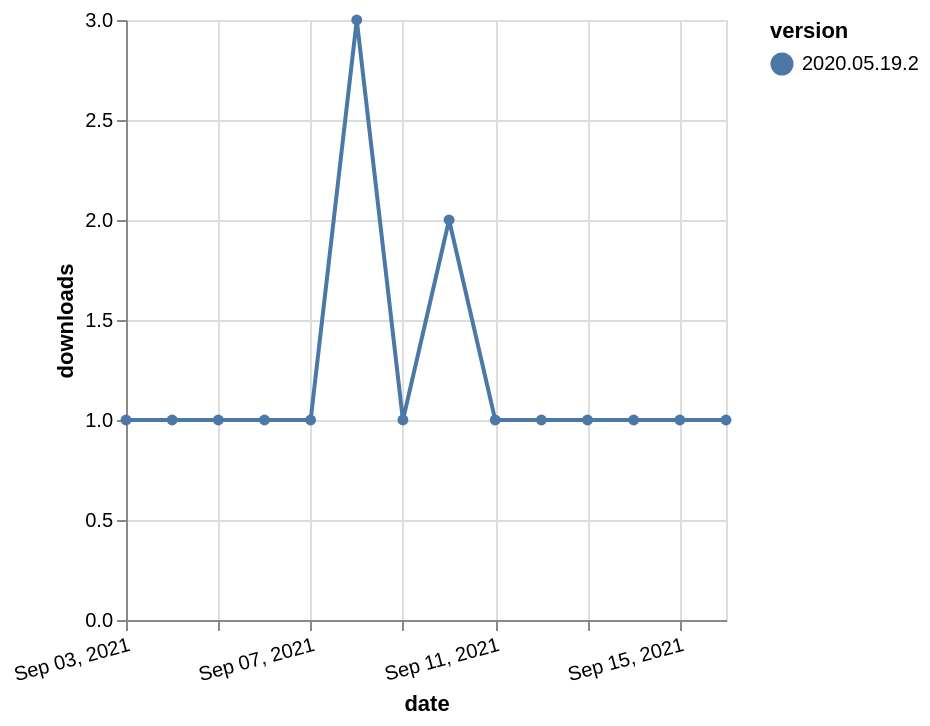

Specify this chart in Vega-Lite:
### Vega-Lite specification from a JSON file in a GitHub repository (floating-point values rounded to 4 significant figures)
{"$schema": "https://vega.github.io/schema/vega-lite/v5.json", "description": "A simple bar chart with embedded data.", "data": {"values": [{"date": "2021-09-03", "total": 827, "delta": 1, "version": "2020.05.19.2"}, {"date": "2021-09-04", "total": 828, "delta": 1, "version": "2020.05.19.2"}, {"date": "2021-09-05", "total": 829, "delta": 1, "version": "2020.05.19.2"}, {"date": "2021-09-06", "total": 830, "delta": 1, "version": "2020.05.19.2"}, {"date": "2021-09-07", "total": 831, "delta": 1, "version": "2020.05.19.2"}, {"date": "2021-09-08", "total": 834, "delta": 3, "version": "2020.05.19.2"}, {"date": "2021-09-09", "total": 835, "delta": 1, "version": "2020.05.19.2"}, {"date": "2021-09-10", "total": 837, "delta": 2, "version": "2020.05.19.2"}, {"date": "2021-09-11", "total": 838, "delta": 1, "version": "2020.05.19.2"}, {"date": "2021-09-12", "total": 839, "delta": 1, "version": "2020.05.19.2"}, {"date": "2021-09-13", "total": 840, "delta": 1, "version": "2020.05.19.2"}, {"date": "2021-09-14", "total": 841, "delta": 1, "version": "2020.05.19.2"}, {"date": "2021-09-15", "total": 842, "delta": 1, "version": "2020.05.19.2"}, {"date": "2021-09-16", "total": 843, "delta": 1, "version": "2020.05.19.2"}]}, "width": "container", "mark": {"type": "line", "point": {"filled": true}}, "encoding": {"x": {"field": "date", "type": "temporal", "timeUnit": "yearmonthdate", "title": "date", "axis": {"labelAngle": -15}}, "y": {"field": "delta", "type": "quantitative", "title": "downloads"}, "color": {"field": "version", "type": "nominal"}, "tooltip": {"field": "delta"}}}
